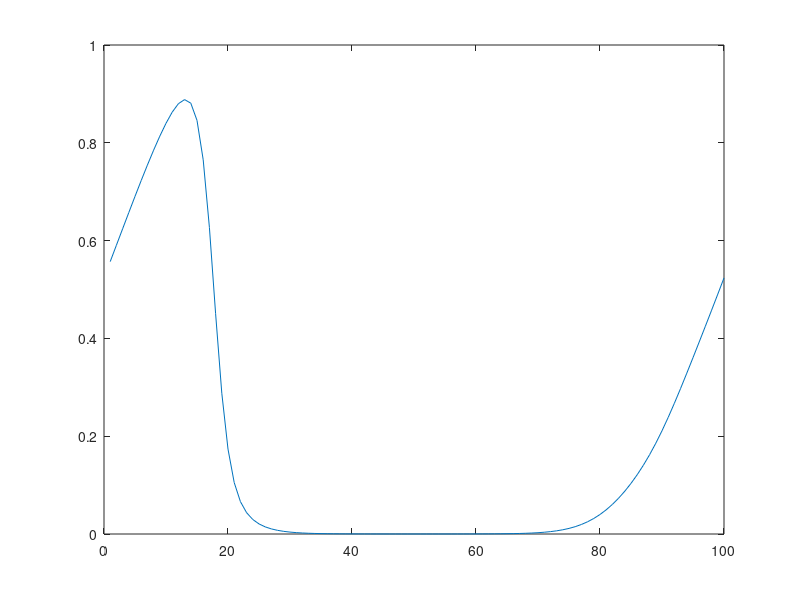
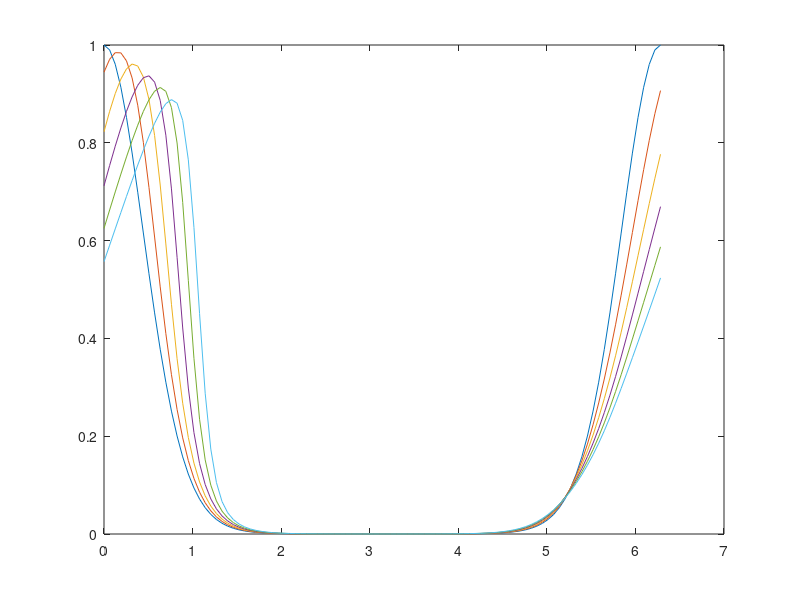

Recreate these plots in MATLAB, in order.
eps = 0.03;
N=100;
t1=0.01;

tp = linspace(0, t1, N);
D1 = zeros(N,N);
for k=1:N
    for j=1:N
       if k==j
           D1(k,j) = 0;
       else
           D1(k,j) = (((-1).^(k+j))./2).*cot((k-j).*pi./N);
       end
    end
end
D2 = zeros(N,N);
for k=1:N
    for j=1:N
       if k==j
           D2(k,j) = -N.^2./12-1./6;
       else
           D2(k,j) = -(-1).^(k+j)./2.*sin((k-j).*pi./N).^(-2);
       end
    end
end

% RKM to get initial condition at t=1. error for each step is O(delT^3),
% so by using delT=0.0001 and 100 steps we have error O(1e-10), which is
% much less than the error for Crank-Nicolson: O(delT^2) using delT=0.01
% and 100 steps yields truncation error O(0.01). Therefore we can use this
% Runge-Kutta approximate without disrupting the C-N estimate much.
delT = 0.0001;
N2 = t1./delT;
tp = linspace(0, 2.*pi, N);
ui = @(x) exp(-10.*sin(x./2).^2);
ui = ui(tp);
ti = 0;
f = @(u,t) eps.*(D2*u')-u'.*(D1*u');
for a=1:1
    k1 = delT.*f(ui,ti);
    k2 = delT.*f(ui+k1'./2,ti+delT./2);
    ui = ui+k2';
    ti = ti+delT;
end
% end RKM. initial condition at t=1 is stored in ui

delT=1./N;
ut = @(x) exp(-10.*sin(x./2).^2);
um1=ut(tp);
un=ui;
plots = [un];
for a=2:N
    rhs = um1+(eps.*delT.*D2*um1')'-(2.*delT.*un'.*(D1*un'))';
    up1 = rhs*inv(eye(N)-eps.*D2.*delT);
    um1=un;
    un=up1;
    if mod(a,20)==0
       plots = [plots; un];
    end
end
figure
plot(un)
figure
plot(tp, plots)
